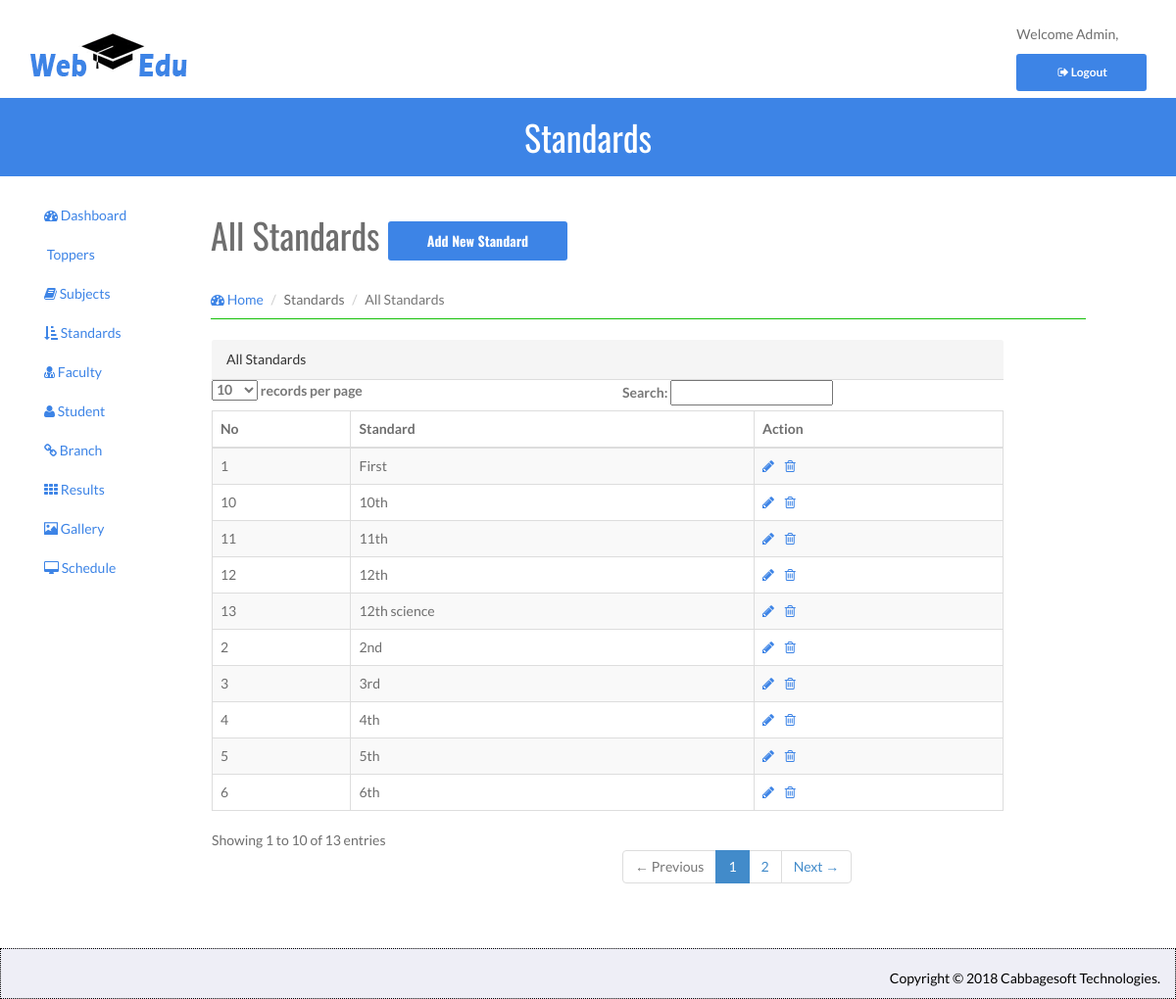
Before: /admin/index.php/standard_controller/ViewStandard with the older database file.
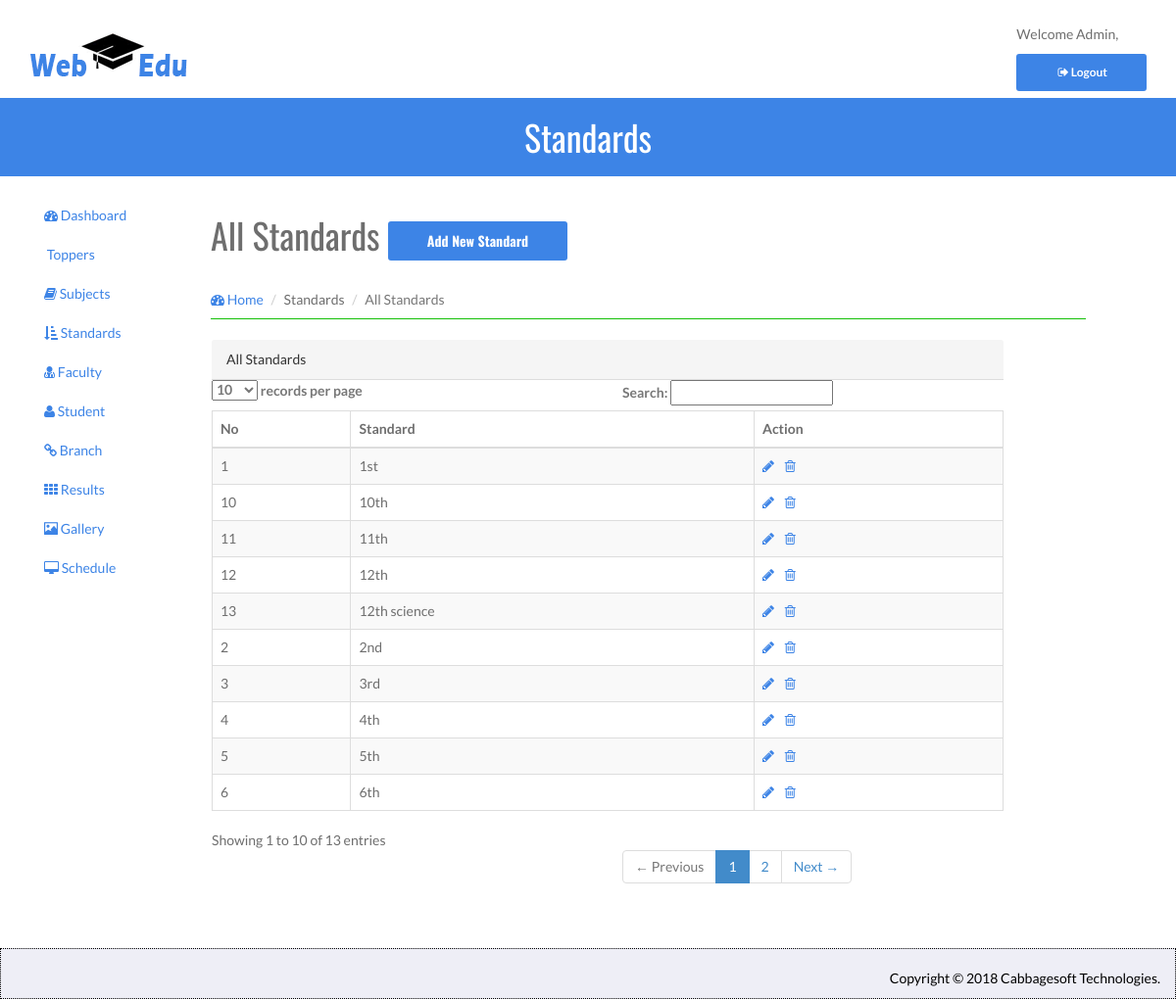
After: the same page with the newer database file.
### tables this page shows
CREATE TABLE `standard_mst` (
  `standard_id` int(11) NOT NULL,
  `standard` varchar(250) DEFAULT NULL
);

### admin/application/controllers/Standard_Controller.php (called while the page is built, shortened)
<?php
class Standard_Controller extends CI_Controller {
    function __construct() {
        $this->load->model('Standard_Model');
    }
    public function ViewStandard() {
        $result['res']=$this->Standard_Model->FetchRecord();
        $this->load->view('ViewStandard',$result);
    }
}

### admin/index.php (called while the page is built, shortened)
<?php
require_once BASEPATH.'core/CodeIgniter.php';

### admin/application/models/Standard_Model.php (called while the page is built, shortened)
<?php
class Standard_Model extends CI_Model {
    public function FetchRecord() {
        $this->db->select('*');
        $result = $this->db->get('standard_mst');
        return $result->result();
    }
}
?>

### admin/application/views/ViewStandard.php (the view, shortened to what this page needs)
<!DOCTYPE html>
<html>
    <head>
    </head>
    <body>
        <div id="wrapper">
            <header id="head" class="secondary" style="height:50px;">
            <div class="container">
                <h1>Standards</h1>
            </div>
        </header>
            <div id="page-wrapper">
                <div class="row">
                    <div class="col-lg-9">
                        <div class="page-header">
                            <h1 class="heading">All Standards <a href="#" data-toggle="modal" data-target="#AddStandard" class="btn btn-info">Add New Standard</a></h1>
                            <ol class="breadcrumb">
                            <li><a href="<?php echo base_url("index.php/Login_Controller/Home"); ?>"><i class="fa fa-dashboard"></i> Home</a></li>
                            <li>Standards</li>
                            <li class="active">All Standards</li>
                        </ol>
                          </div>
                    </div>
                <div class="row">
                    <div class="col-lg-8">
                        <div class="panel panel-default">
                            <div class="panel-heading">
                                All Standards
                            </div>
                            <div class="panel-body">
                                <?php if(isset($res)) {?>
                                <div class="table-responsive">
                                    <table id="example" class="table table-striped table-bordered table-hover">
                                        <thead>
                                            <tr>
                                                <th>No</th>
                                                <th>Standard</th>
                                                <th>Action</th>
                                            </tr>
                                        </thead>
                                        <tbody>
                                            <?php $no=1; foreach ($res as $value) {?>
                                            <tr>
                                                <td><?php echo $no; $no++?></td>
                                                <td><?php echo $value->standard;?></td>
                                                <td>
                                                    <a href="<?php echo base_url("index.php/Standard_Controller/EditStandard/$value->standard_id")?>" data-toggle="tooltip" data-placement="top" title="Edit"><i class="fa fa-pencil update"></i></a>&nbsp;&nbsp;&nbsp;
                                                    <a  onclick="return confirm('Are You Sure Remove This Record ');" href="<?php  echo base_url("index.php/Standard_Controller/DeleteStandard/$value->standard_id")?>" data-toggle="tooltip" data-placement="top" title="Delete">
                                                        <i class="fa fa-trash-o delete"></i>
                                                    </a>
                                                </td>
                                            </tr>
                                            <?php }?>
                                        </tbody>
                                    </table>
                                </div>
                                <?php } ?>
                            </div>
                        </div>
                    </div>
                </div>
            </div>
            </div>
        </div>
    </body>
</html>

Changed rows visible on the page:
changed standard_mst (number 1 of 10 on the later page): standard "First" → "1st"
